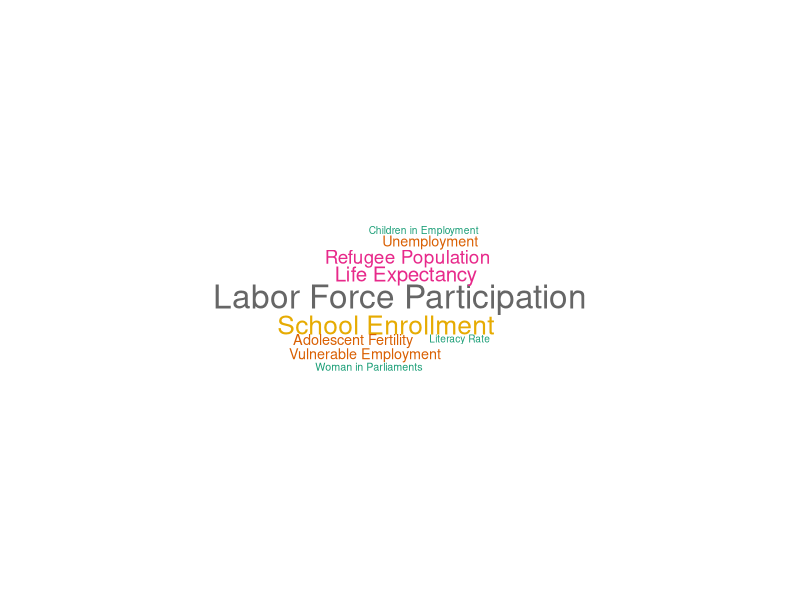
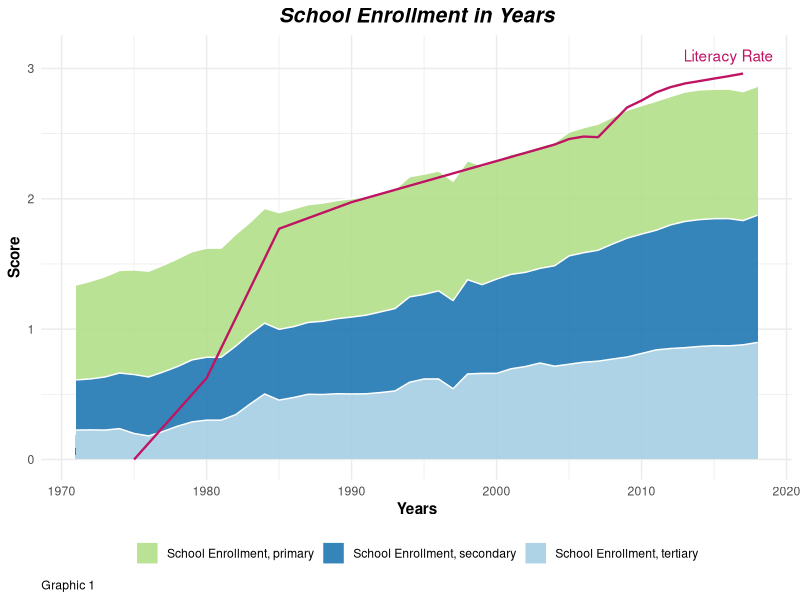
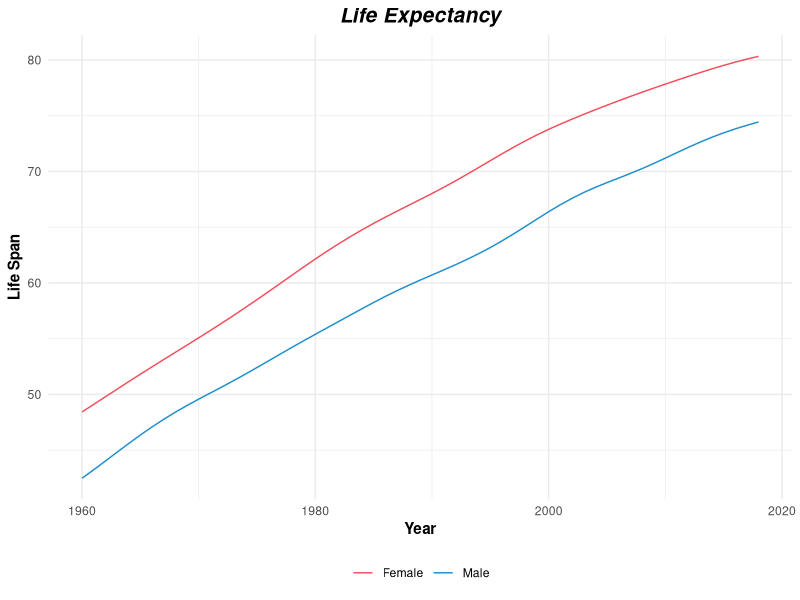
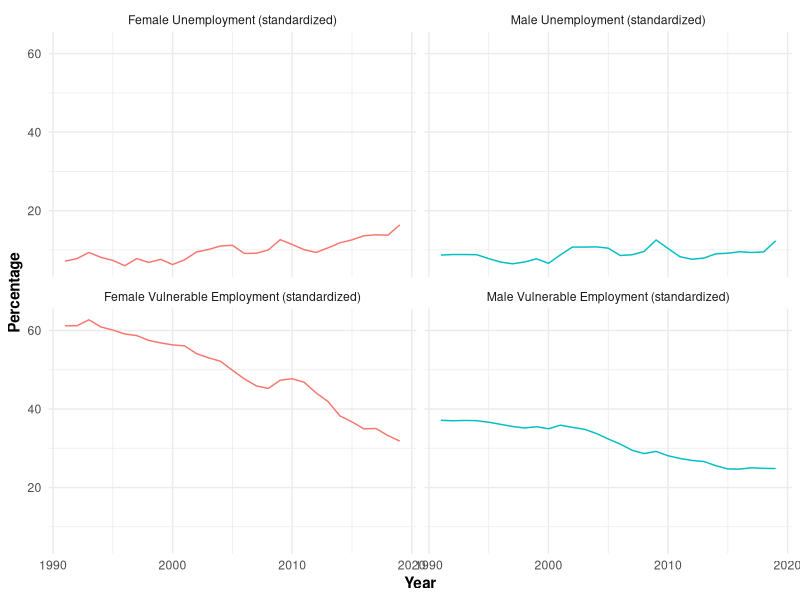
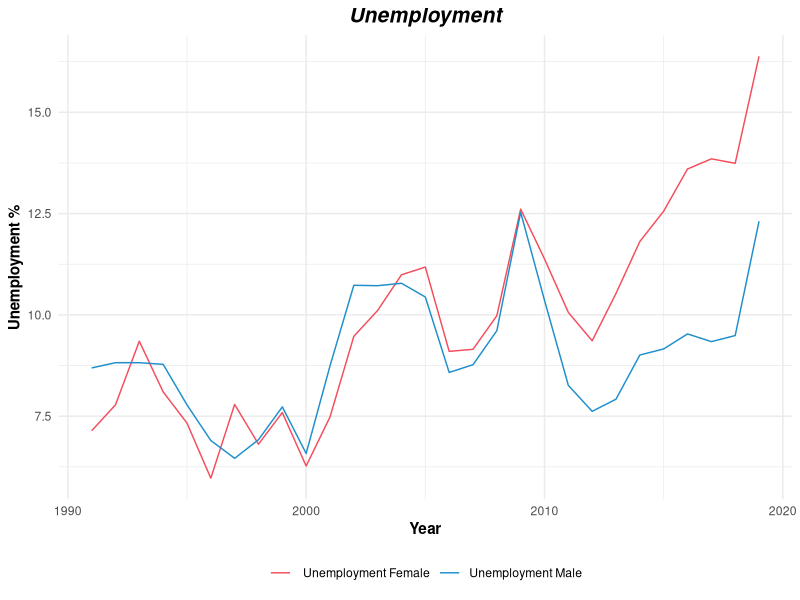
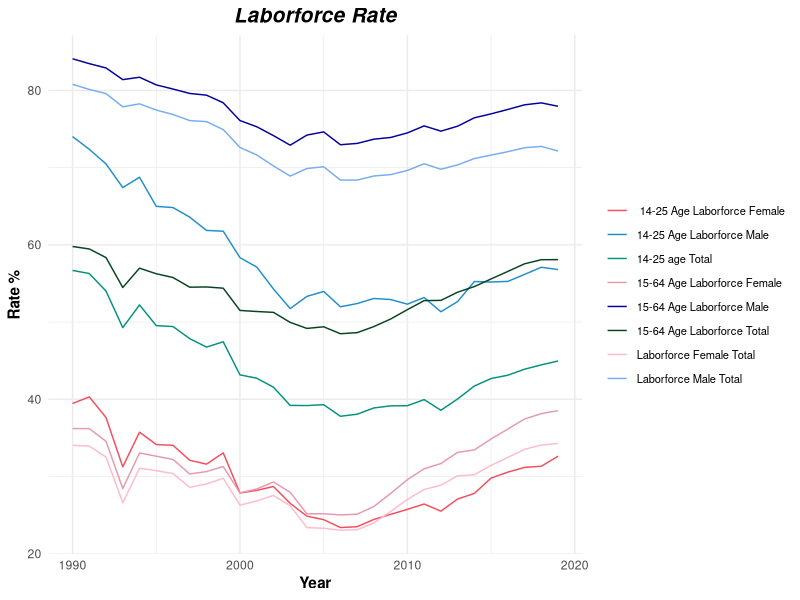
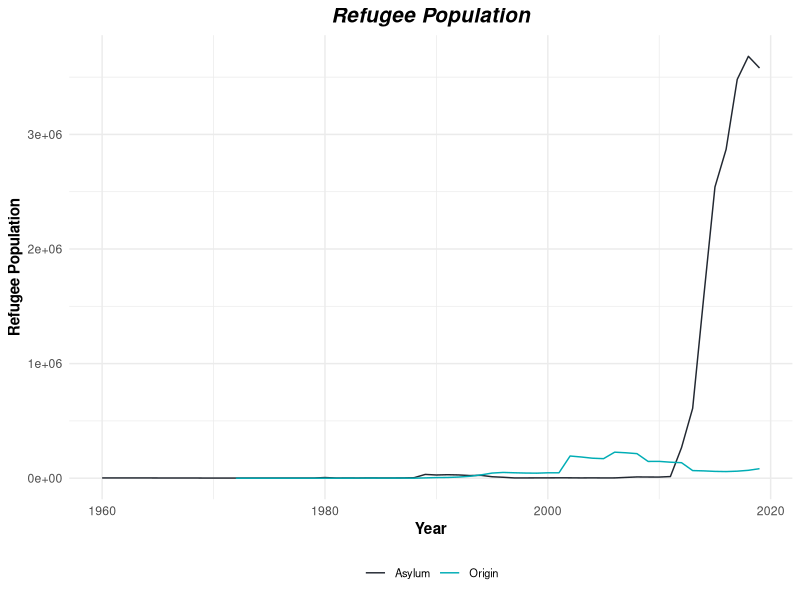
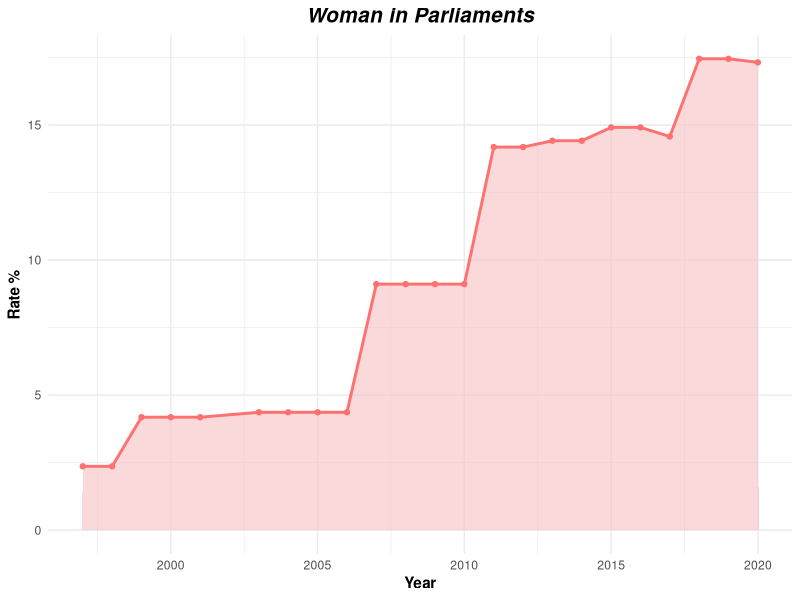

Source code (R) for these figures, in order:
## ---- chunk 1
knitr::opts_chunk$set(echo = TRUE)
## ---- chunk 2
### Loading required packages
library(readr)
library(knitr)
library(tidyverse)
library(tm)
library(wordcloud)
library(RColorBrewer)
library(viridis)
## ---- chunk 3
# Changing column names 
col_names = c("country.name", "country.code", "date", "indicator.name", "indicator.code", "score")

# Importing data
data <- read.csv("social-development_tur.csv", skip = 1, col.names = col_names)
## ---- chunk 4
# Manipulating our dataset to make a wordcloud.
data_wordcloud <- data %>% mutate(id = c(1:866))
data_wordcloud <- data_wordcloud %>% 
  select("date", "indicator.name", "indicator.code", "score", "id") %>%
  mutate(words = case_when(data_wordcloud$id <= 17 ~ "Literacy Rate",
                           data_wordcloud$id >=18  & data_wordcloud$id <= 190 ~ "School Enrollment",
                           data_wordcloud$id >=191  & data_wordcloud$id <= 213 ~ "Woman in Parliaments",
                           data_wordcloud$id >=214  & data_wordcloud$id <= 271 ~ "Vulnerable Employment",
                           data_wordcloud$id >=272  & data_wordcloud$id <= 289 ~ "Children in Employment",
                           data_wordcloud$id >=290  & data_wordcloud$id <= 529 ~ "Labor Force Participation",
                           data_wordcloud$id >=530  & data_wordcloud$id <= 587 ~ "Unemployment",
                           data_wordcloud$id >=588  & data_wordcloud$id <= 689 ~ "Refugee Population",
                           data_wordcloud$id >=690  & data_wordcloud$id <= 748 ~ "Adolescent Fertility",
                           data_wordcloud$id >=749  & data_wordcloud$id <= 866 ~ "Life Expectancy",
                           TRUE ~ "Very Good")) %>% 
  group_by(words)%>% 
  summarize(n = n()) 

# Wordcloud settings
x <- wordcloud(words = data_wordcloud$words, 
               freq = data_wordcloud$n, 
               min.freq = 1, 
               max.words=200, 
               random.order=F, 
               rot.per=0.1, 
               colors=brewer.pal(8, "Dark2"), 
               scale=c(2,.5))
## ---- chunk 5
# ID assignment 
df <- data %>% mutate(id = c(1:866))
df <- df %>% 
  select("date", "indicator.name", "indicator.code", "score", "id") %>%
  mutate(words = case_when(df$id <= 17 ~ "Literacy Rate",
                           df$id >=18  & df$id <= 190 ~ "School Enrollment",
                           df$id >=191  & df$id <= 213 ~ "Woman in Parliaments",
                           df$id >=214  & df$id <= 271 ~ "Vulnerable Employment",
                           df$id >=272  & df$id <= 289 ~ "Children in Employment",
                           df$id >=290  & df$id <= 529 ~ "Labor Force Participation",
                           df$id >=530  & df$id <= 587 ~ "Unemployment",
                           df$id >=588  & df$id <= 689 ~ "Refugee Population",
                           df$id >=690  & df$id <= 748 ~ "Adolescent Fertility",
                           df$id >=749  & df$id <= 866 ~ "Life Expectancy",
                           TRUE ~ "Very Good"))

## ---- chunk 6

data_school_env <- data %>% mutate(id = c(1:866)) # Assigning ID's for all values.

data_school_env <- data_school_env %>% 
  select("date", "indicator.name", "indicator.code", "score", "id") %>%
  mutate(name = case_when(data_school_env$id <= 17 ~ "Literacy Rate",
                           data_school_env$id >=18   & data_school_env$id <= 61 ~ "School Enrollment, primary",
                           data_school_env$id >=62   & data_school_env$id <= 102 ~ "School Enrollment, primary and secondary",
                           data_school_env$id >=103  & data_school_env$id <= 145 ~ "School Enrollment, secondary",
                           data_school_env$id >=146  & data_school_env$id <= 190 ~ "School Enrollment, tertiary",
                           data_school_env$id >=191  & data_school_env$id <= 213 ~ "Woman in Parliaments",
                           data_school_env$id >=214  & data_school_env$id <= 271 ~ "Vulnerable Employment",
                           data_school_env$id >=272  & data_school_env$id <= 289 ~ "Children in Employment",
                           data_school_env$id >=290  & data_school_env$id <= 529 ~ "Labor Force Participation",
                           data_school_env$id >=530  & data_school_env$id <= 587 ~ "Unemployment",
                           data_school_env$id >=588  & data_school_env$id <= 689 ~ "Refugee Population",
                           data_school_env$id >=690  & data_school_env$id <= 748 ~ "Adolescent Fertility",
                           data_school_env$id >=749  & data_school_env$id <= 866 ~ "Life Expectancy",
                           TRUE ~ "Very Good")) %>%
  select("date", "name", "score") %>%
  filter(name %in% c("School Enrollment, primary", "School Enrollment, secondary", "School Enrollment, tertiary")) %>% 
  add_row(date = 1980, name = "School Enrollment, primary", score = 0.83725)  %>% 
  add_row(date = 1983, name = "School Enrollment, primary", score = 0.85730) %>%
  add_row(date = 1996, name = "School Enrollment, secondary", score = 0.67605) %>%
  add_row(date = 1998, name = "School Enrollment, secondary", score = 0.72321) %>%
  add_row(date = 1981, name = "School Enrollment, secondary", score = 0.48245) %>%
  add_row(date = 1975, name = "School Enrollment, secondary", score = 0.45209) %>%
  add_row(date = 1985, name = "School Enrollment, secondary", score = 0.54280) %>%
  add_row(date = 1981, name = "School Enrollment, tertiary", score = 0.30171) %>%
  add_row(date = 1996, name = "School Enrollment, tertiary", score = 0.61768) %>%
  add_row(date = 2000, name = "School Enrollment, tertiary", score = 0.66074) %>%
  arrange(name, date)
## ---- chunk 7
lit_rate = head(data, 17) # Subsetting for literacy rate data.
lit_rate <- lit_rate %>% mutate(score = ((3*(score-0.75207))/(1-0.75207))) 
# scaling range of geom_line

ggplot() +
  aes(x = date, y = score, fill = name, colour = name) +
  geom_area(data = data_school_env,datasize = 0.5, alpha = 0.9, colour = "white") +
  geom_line(data = lit_rate,
            aes(x = date, y = score),
            inherit.aes = F, # Because of using another data.
            colour = "#BF1363",
            size = 0.8) +
  scale_fill_brewer(palette = "Paired", direction = -1) +
  scale_color_brewer(palette = "Paired", direction = -1) +
  labs(
    x = "Years",
    y = "Score",
    title = "School Enrollment in Years",
    caption = "Graphic 1"
  ) +
  ggplot2::annotate("text", x=2016, y=3.1, label= "Literacy Rate", colour = "#BF1363") +
  theme_minimal() +
  theme(
    plot.title = element_text(
      size = 15L,
      face = "bold.italic",
      hjust = 0.5
    ),
    legend.position = "bottom",
    plot.caption = element_text(hjust = 0),
    axis.title.y = element_text(face = "bold"),
    axis.title.x = element_text(face = "bold"),
    legend.title = element_blank()
  ) 
## ---- chunk 8
# Selecting required rows 
lifeexpectancy <- df %>%
  filter(df$words == "Life Expectancy") 

lifeexpectancy <- lifeexpectancy %>% 
  mutate(words = case_when(lifeexpectancy$id <= 807 ~ "Female",
                           lifeexpectancy$id >= 808  ~ "Male"))

## ---- chunk 9
lifeexpectancy_female <- lifeexpectancy  %>%
  filter(lifeexpectancy$words == "Female")
lifeexpectancy_male <- lifeexpectancy  %>%
  filter(lifeexpectancy$words == "Male")

## ---- chunk 10

lifeexpectancy %>%
  ggplot( aes(x=date, y=score, group=words, color=words)) +
  geom_line() +
  scale_color_viridis(discrete = TRUE) +
  labs(title = "Life Expectancy", x = "Year", y ="Life Span") +
  scale_colour_manual(values = c("#F44D5C", "#1E8FCB")) +
  theme_minimal() +
  theme( 
    plot.title = element_text(
      size = 15L,
      face = "bold.italic",
      hjust = 0.5
    ),
    legend.position = "bottom",
    plot.caption = element_text(hjust = 0),
    axis.title.y = element_text(face = "bold"),
    axis.title.x = element_text(face = "bold"),
    legend.title = element_blank()
)
## ---- chunk 11
# Selecting and filtering required rows.
unemployment <- df %>%
  filter(df$words == "Unemployment") 
unemployment  <- unemployment  %>% 
  mutate(words = case_when(unemployment$id <= 558 ~ " Unemployment Female", 
                           unemployment$id >= 559  ~ "Unemployment Male"))
## ---- chunk 12
# Tidying data for using in faceting.
vul_employment <- data %>%
  mutate(id = c(1:866)) %>%
  select("indicator.name", "date","score", "id") %>% 
  filter((id >= 214 & id <= 587)) %>%
  filter(!(id >= 272 & id <= 529))
vul_employment <- vul_employment %>%
  mutate(gender = case_when(vul_employment$id <= 242 ~ "Female",
                            vul_employment$id >242 & vul_employment$id <= 271 ~ "Male",
                            vul_employment$id >= 272 & vul_employment$id <= 558 ~ "Female",
                            vul_employment$id >= 559 ~ "Male"))
  
                                            
labs <- c("Female Unemployment (standardized)", 
          "Male Unemployment (standardized)", 
          "Female Vulnerable Employment (standardized)", 
          "Male Vulnerable Employment (standardized)")

names(labs) <- c("Unemployment, female (% of female labor force) (modeled ILO estimate)", 
"Unemployment, male (% of male labor force) (modeled ILO estimate)",
"Vulnerable employment, female (% of female employment) (modeled ILO estimate)", 
"Vulnerable employment, male (% of male employment) (modeled ILO estimate)")

ggplot( vul_employment , aes(x=date, y=score, color = gender)) + 
  geom_line() +  
  facet_wrap(~indicator.name, labeller = labeller(indicator.name = labs)) + # faceting
  theme_minimal() +
  labs(x = "Year", y ="Percentage") +
  theme(legend.position="none",
        plot.title = element_text(
      size = 15L,
      face = "bold.italic",
      hjust = 0.5
    ),
    plot.caption = element_text(hjust = 0),
    axis.title.y = element_text(face = "bold"),
    axis.title.x = element_text(face = "bold"),
  )



## ---- chunk 13
unemployment %>%
  ggplot(aes(x=date, y=score, group=words, color=words)) +
  geom_line() +
  scale_color_viridis(discrete = TRUE) +
  labs(title = "Unemployment", x = "Year", y ="Unemployment %")+
  scale_colour_manual(values = c("#F44D5C", "#1E8FCB")) +
  theme_minimal() +
  theme( 
    plot.title = element_text(
      size = 15L,
      face = "bold.italic",
      hjust = 0.5
    ),
    legend.position = "bottom",
    plot.caption = element_text(hjust = 0),
    axis.title.y = element_text(face = "bold"),
    axis.title.x = element_text(face = "bold"),
    legend.title = element_blank()
)

## ---- chunk 14
# Selecting required rows
laborforce <- df %>%
  filter(df$words == "Labor Force Participation") 

laborforce  <- laborforce  %>% 
  mutate(words = case_when(laborforce$id <= 319 ~ " 14-25 Age Laborforce Female",
                        laborforce$id >= 320 & laborforce$id <= 349  ~ "14-25 Age Laborforce Male",
                        laborforce$id >= 350 & laborforce$id <= 379 ~ "14-25 age Total",
                        laborforce$id >= 380 & laborforce$id <= 409 ~ "15-64 Age Laborforce Female",
                        laborforce$id >= 410 & laborforce$id <= 439 ~ "15-64 Age Laborforce Male",
                        laborforce$id >= 440 & laborforce$id <= 469 ~ "15-64 Age Laborforce Total",
                        laborforce$id >= 470 & laborforce$id <= 499 ~ "Laborforce Female Total",
                        laborforce$id >= 500 ~ "Laborforce Male Total"))

# Visualizing by using ggplot
laborforce %>%
  ggplot( aes(x=date, y=score, group=words, color=words)) +
  geom_line() +
  labs(title = "Laborforce Rate", x = "Year", y ="Rate %")+
  scale_colour_manual(values = c("#F44D5C", "#1E8FCB","#01937C","#E798AE", 
                                 "#04009A","#064420","#FFBBCC","#77ACF1" )) +
  theme_minimal() +
  theme( 
      legend.text = element_text(size = 8),
      plot.title = element_text(
      size = 15L,
      face = "bold.italic",
      hjust = 0.5
    ),
    plot.caption = element_text(hjust = 0),
    axis.title.y = element_text(face = "bold"),
    axis.title.x = element_text(face = "bold"),
    legend.title = element_blank()
)

## ---- chunk 15
refugee <- df %>%
  filter(df$words == "Refugee Population") 
refugee  <- refugee  %>% mutate(words = case_when(refugee$id <= 647 ~ "Asylum", refugee$id >= 648  ~ "Origin"))

refugee %>%
  ggplot( aes(x=date, y=score, group=words, color=words)) +
  geom_line() +
  labs(title = "Refugee Population", x = "Year", y ="Refugee Population")+
  scale_colour_manual(values = c("#222831", "#00ADB5")) +
  theme_minimal() +
  theme( 
    legend.text = element_text(size = 8),
    legend.position="bottom",
        plot.title = element_text(
      size = 15L,
      face = "bold.italic",
      hjust = 0.5
    ),
    plot.caption = element_text(hjust = 0),
    axis.title.y = element_text(face = "bold"),
    axis.title.x = element_text(face = "bold"),
    legend.title = element_blank()
)
## ---- chunk 16
womeninparliaments <- data %>%
  filter(df$words == "Woman in Parliaments") 

ggplot(womeninparliaments, aes(x=date, y=score)) +
  geom_area( fill="#F5C0C0", alpha=0.6) +
  geom_line(color="#FF7171", size=1) +
  geom_point(size=1.5, color="#FF7171") +
    theme_minimal() +
  scale_color_viridis(discrete = TRUE) +
  labs(title = "Woman in Parliaments", x = "Year", y ="Rate %")+
  theme( legend.text = element_text(size = 8),
    legend.position="bottom",
        plot.title = element_text(
      size = 15L,
      face = "bold.italic",
      hjust = 0.5
    ),
    plot.caption = element_text(hjust = 0),
    axis.title.y = element_text(face = "bold"),
    axis.title.x = element_text(face = "bold"),
    legend.title = element_blank()
    )
